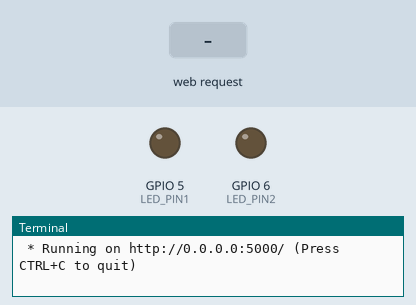
Recording of a program running on a simulated Raspberry Pi (BCM pin numbers). On the bench: output pins drawn as LEDs (lit = HIGH), the last lines printed to the terminal. Inputs (shaded band) come from the test bench. The clock reads 2024-03-15 10:24:30 at power-on unless the program sets it.

Above: at 1.2 s.
1.3 s: HTTP request for /red/led/on received
At 2.3 s:
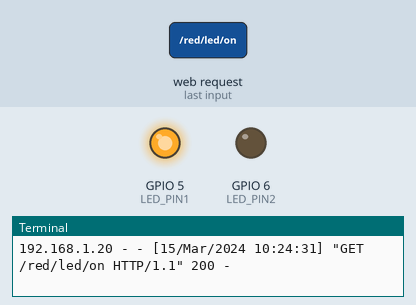
2.8 s: HTTP request for /blue/led/on received
At 3.5 s:
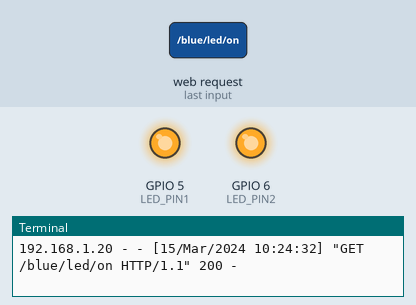
4.3 s: HTTP request for /red/led/off received
At 4.6 s:
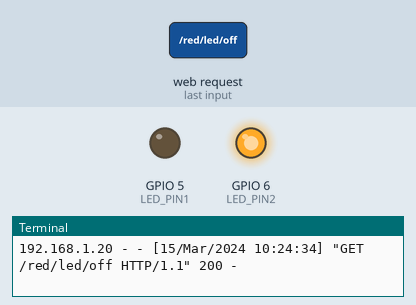
Timing chart, 0 to 7.3 s (numbered marks = the images above; inputs shaded):
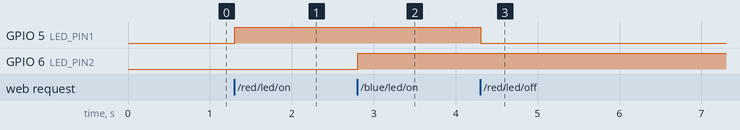

The program:

flask_led_task.py
```python
from flask import Flask
import RPi.GPIO as GPIO

LED_PIN1 = 5
LED_PIN2 = 6

app = Flask(__name__)

GPIO.setmode(GPIO.BCM)
GPIO.setup(LED_PIN1, GPIO.OUT)
GPIO.setup(LED_PIN2, GPIO.OUT)

@app.route("/")
def hello():
    return '''
    <p>Hello, Flask!</p>
    <a href="/red/led/on">RED LED ON</a>
    <a href="/red/led/off">RED LED OFF</a>
    <a href="/blue/led/on">BLUE LED ON</a>
    <a href="/blue/led/off">BLUE LED OFF</a>
'''


@app.route("/<color>/led/<op>")
def redled_op(op,color):
    if op == "on":
        if color == "red":
            GPIO.output(LED_PIN1, GPIO.HIGH)
            return '''
        <p>RED LED ON</p>
        <a href="/">Go Home</a>
        '''
        elif color == "blue":
            GPIO.output(LED_PIN2, GPIO.HIGH)
            return '''
        <p>BLUE LED ON</p>
        <a href="/">Go Home</a>
        '''
    elif op == "off":
        if color == "red":
            GPIO.output(LED_PIN1, GPIO.LOW)
            return '''
        <p>RED LED OFF</p>
        <a href="/">Go Home</a>
        '''
        elif color == "blue":
            GPIO.output(LED_PIN2, GPIO.LOW)
            return '''
        <p>BLUE LED OFF</p>
        <a href="/">Go Home</a>
        '''


if __name__ == "__main__":
    try:
        app.run(host="0.0.0.0")
    finally:
        GPIO.cleanup()
```

Measured:
- after the input at 1.3 s, GPIO 5 (LED_PIN1): LOW → HIGH at once
- after the input at 2.8 s, GPIO 6 (LED_PIN2): LOW → HIGH at once
- after the input at 4.3 s, GPIO 5 (LED_PIN1): HIGH → LOW at once
